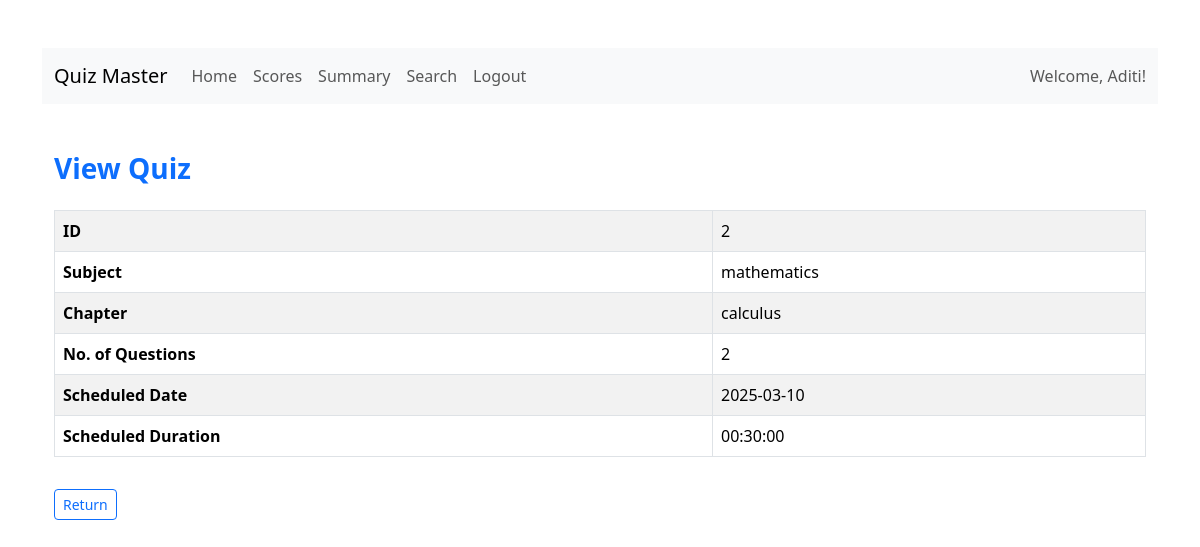
The page /dashboard/user/2/2/viewquiz on the database its author committed.
### models/user.py (models this page shows)
class User(db.Model,UserMixin):
    id = db.Column(db.Integer, primary_key=True, autoincrement=True)
    email = db.Column(db.String(150), unique=True, nullable=False)
    password = db.Column(db.String(150), nullable=False)
    fullname = db.Column(db.String(150), nullable=False)
    qualification = db.Column(db.String(150))
    dob = db.Column(db.Date)
    role=db.Column(db.String(150),nullable=False,default="user")
    scores = db.relationship('Score', backref='user', cascade="all, delete-orphan", lazy=True)

### models/quiz.py (models this page shows)
class Quiz(db.Model):
    id = db.Column(db.Integer, primary_key=True)
    chapter_id = db.Column(db.Integer, db.ForeignKey('chapter.id'), nullable=False)
    quizdate = db.Column(db.Date)
    quizduration = db.Column(db.Time)
    quizname=db.Column(db.String(150), nullable=False,unique=True)
    questions = db.relationship('Question', backref='quiz', cascade="all, delete-orphan", lazy=True)
    scores = db.relationship('Score', backref='quiz', cascade="all, delete-orphan", lazy=True)
    @hybrid_property
    def noofquestions(self):
        return len(self.questions)

### models/subject.py (models this page shows)
class Subject(db.Model):
    id = db.Column(db.Integer, primary_key=True)
    name = db.Column(db.String(150), nullable=False, unique=True)
    description = db.Column(db.Text)
    chapters = db.relationship('Chapter', backref='subject', cascade="all, delete-orphan", lazy=True)

### models/chapter.py (models this page shows)
class Chapter(db.Model):
    id = db.Column(db.Integer, primary_key=True)
    name = db.Column(db.String(150), nullable=False,unique=True)
    description = db.Column(db.Text)
    subject_id = db.Column(db.Integer, db.ForeignKey('subject.id'), nullable=False)
    quizzes = db.relationship('Quiz', backref='chapter', cascade="all, delete-orphan", lazy=True)

### app.py (the view)
@app.route("/dashboard/user/<int:id>/<int:quizid>/viewquiz", methods=["GET", "POST"])
def userviewquiz(id, quizid):
    user=User.query.filter_by(id=id).first()
    quiz = Quiz.query.filter_by(id=quizid).first()
    chapter = Chapter.query.filter_by(id=quiz.chapter_id).first()
    subject = Subject.query.filter_by(id=chapter.subject_id).first()
    print(quiz, chapter, subject)
    return render_template(
        "userviewquiz.html",
        quiz=quiz,
        chapter=chapter.name,
        subject=subject.name,
        user=user
    )

### templates/userviewquiz.html (shortened to what this page needs)
{% extends "base.html" %}
{% block content %}
<nav class="navbar navbar-expand-lg navbar-light bg-light">
    <div class="container-fluid">
      <a class="navbar-brand" href="{{ url_for('userdashboard', id=user.id) }}">Quiz Master</a>
      <div class="collapse navbar-collapse">
        <ul class="navbar-nav me-auto mb-2 mb-lg-0">
          <li class="nav-item"><a class="nav-link" href="{{ url_for('userdashboard', id=user.id) }}">Home</a></li>
          <li class="nav-item"><a class="nav-link" href="{{ url_for('userscores', id=user.id) }}">Scores</a></li>
          <li class="nav-item"><a class="nav-link" href="{{ url_for('usersummary', id=user.id) }}">Summary</a></li>
          <li class="nav-item"><a class="nav-link" href="{{ url_for('usersearch', id=user.id) }}">Search</a></li>
          <li class="nav-item"><a class="nav-link" href="{{ url_for('logout') }}">Logout</a></li>
        </ul>
        <span class="navbar-text ms-auto">Welcome, {{ user.fullname }}!</span>
      </div>
    </div>
  </nav>
<div class="container my-5">
  <h3 class="mb-4 text-primary fw-bold">View Quiz</h3>
  <div class="table-responsive">
    <table class="table table-striped table-hover table-bordered">
      <tbody>
        <tr>
          <th scope="row">ID</th>
          <td>{{ quiz.id }}</td>
        </tr>
        <tr>
          <th scope="row">Subject</th>
          <td>{{ subject }}</td>
        </tr>
        <tr>
          <th scope="row">Chapter</th>
          <td>{{ chapter }}</td>
        </tr>
        <tr>
          <th scope="row">No. of Questions</th>
          <td>{{ quiz.noofquestions }}</td>
        </tr>
        <tr>
          <th scope="row">Scheduled Date</th>
          <td>{{ quiz.quizdate }}</td>
        </tr>
        <tr>
          <th scope="row">Scheduled Duration</th>
          <td>{{ quiz.quizduration }}</td>
        </tr>
      </tbody>
    </table>
    <button type="button" onclick="location.href='{{ url_for('userdashboard', id=user.id) }}'" class="btn btn-outline-primary btn-sm mt-3">Return</button>
  </div>
</div>
{% endblock %}

### rows shown on the page
User: fullname "Aditi"
Quiz: id "2", quizdate "2025-03-10", quizduration "00:30:00"
Subject: name "mathematics"
Chapter: name "calculus"

### other values the page prints
{{ quiz.noofquestions }} "2"
